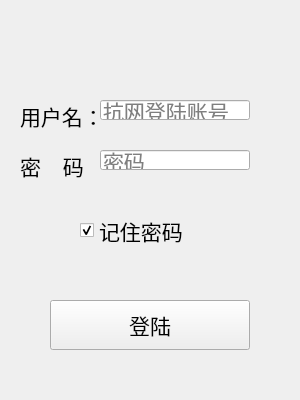
<?xml version="1.0" encoding="UTF-8"?>
<ui version="4.0">
 <class>LoginWindow</class>
 <widget class="QWidget" name="LoginWindow">
  <property name="geometry">
   <rect>
    <x>0</x>
    <y>0</y>
    <width>300</width>
    <height>400</height>
   </rect>
  </property>
  <property name="font">
   <font>
    <family>华文楷体</family>
    <pointsize>16</pointsize>
    <weight>50</weight>
    <bold>false</bold>
   </font>
  </property>
  <property name="windowTitle">
   <string>Form</string>
  </property>
  <widget class="QLabel" name="label">
   <property name="geometry">
    <rect>
     <x>0</x>
     <y>0</y>
     <width>300</width>
     <height>400</height>
    </rect>
   </property>
   <property name="styleSheet">
    <string notr="true"/>
   </property>
   <property name="text">
    <string/>
   </property>
  </widget>
  <widget class="QLineEdit" name="username_input">
   <property name="geometry">
    <rect>
     <x>100</x>
     <y>100</y>
     <width>150</width>
     <height>20</height>
    </rect>
   </property>
   <property name="font">
    <font>
     <family>华文楷体</family>
     <pointsize>16</pointsize>
     <weight>50</weight>
     <bold>false</bold>
    </font>
   </property>
   <property name="styleSheet">
    <string notr="true"/>
   </property>
   <property name="placeholderText">
    <string>抗网登陆账号</string>
   </property>
  </widget>
  <widget class="QLineEdit" name="password_input">
   <property name="geometry">
    <rect>
     <x>100</x>
     <y>150</y>
     <width>150</width>
     <height>20</height>
    </rect>
   </property>
   <property name="font">
    <font>
     <family>华文楷体</family>
     <pointsize>16</pointsize>
     <weight>50</weight>
     <bold>false</bold>
    </font>
   </property>
   <property name="styleSheet">
    <string notr="true"/>
   </property>
   <property name="echoMode">
    <enum>QLineEdit::Password</enum>
   </property>
   <property name="placeholderText">
    <string>密码</string>
   </property>
  </widget>
  <widget class="QPushButton" name="login_button">
   <property name="geometry">
    <rect>
     <x>50</x>
     <y>300</y>
     <width>200</width>
     <height>50</height>
    </rect>
   </property>
   <property name="text">
    <string>登陆</string>
   </property>
  </widget>
  <widget class="QLabel" name="label_2">
   <property name="geometry">
    <rect>
     <x>20</x>
     <y>100</y>
     <width>80</width>
     <height>31</height>
    </rect>
   </property>
   <property name="font">
    <font>
     <family>华文楷体</family>
     <pointsize>16</pointsize>
     <weight>50</weight>
     <bold>false</bold>
    </font>
   </property>
   <property name="text">
    <string>用户名：</string>
   </property>
  </widget>
  <widget class="QLabel" name="label_3">
   <property name="geometry">
    <rect>
     <x>20</x>
     <y>150</y>
     <width>71</width>
     <height>31</height>
    </rect>
   </property>
   <property name="font">
    <font>
     <family>华文楷体</family>
     <pointsize>16</pointsize>
     <weight>50</weight>
     <bold>false</bold>
    </font>
   </property>
   <property name="text">
    <string>密    码：</string>
   </property>
  </widget>
  <widget class="QCheckBox" name="remember_checkbox">
   <property name="geometry">
    <rect>
     <x>80</x>
     <y>210</y>
     <width>161</width>
     <height>41</height>
    </rect>
   </property>
   <property name="text">
    <string>记住密码</string>
   </property>
   <property name="checked">
    <bool>true</bool>
   </property>
  </widget>
 </widget>
 <resources/>
 <connections/>
</ui>
